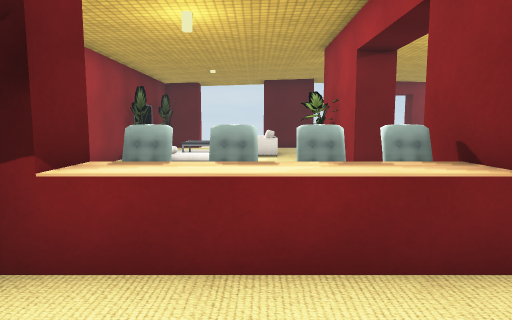
view 1 (above)

24 first-person views from a walk through a scene from a Unity 3-D project. The camera is 1.4 m above the floor, tilts 6° down and sees 75° across. Doors are open. The floor is counted in squares, 1 m on a side. Each view is taken from the middle of a square. On the plan, view 1 faces up. The plan holds only what a view shows up to about 15 squares ahead; the rest is blank. Some animated figures are left out. Some surface patterns are stand-ins.

view 2
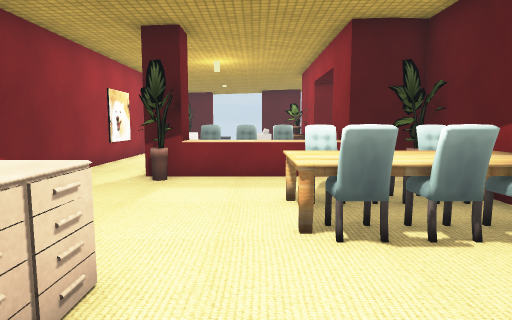

view 3
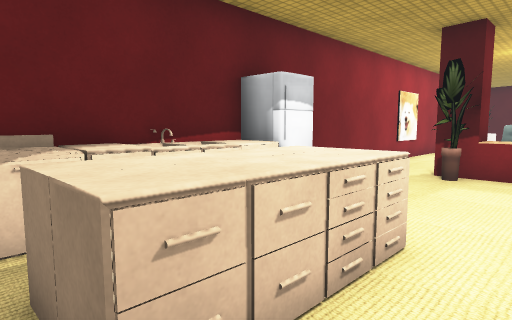

view 4
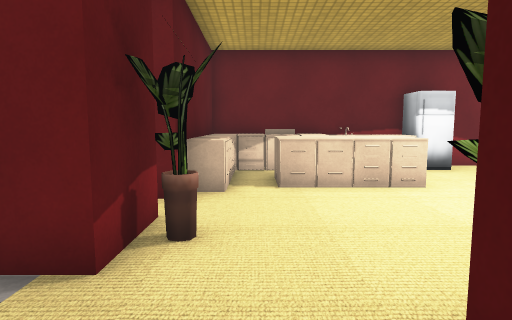

view 5
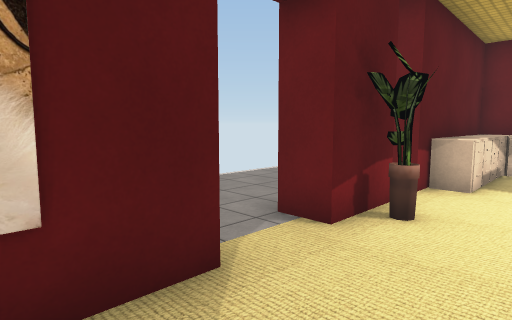

view 6
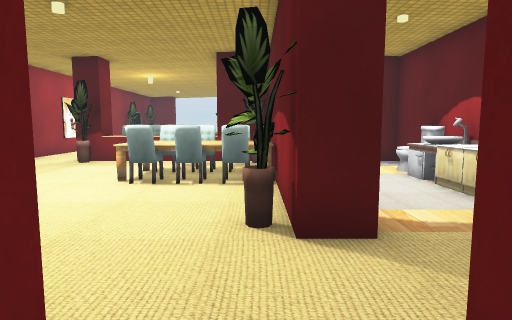

view 7
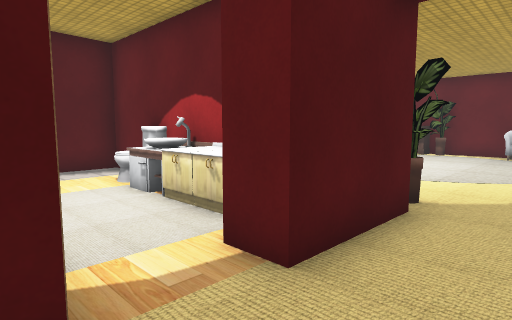

view 8
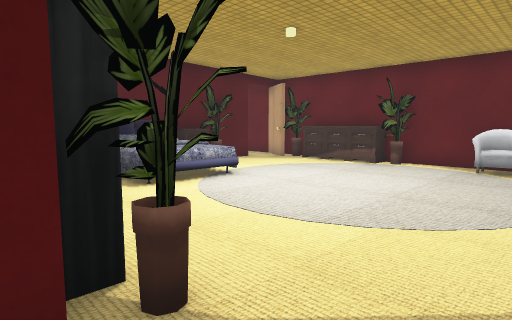

view 9
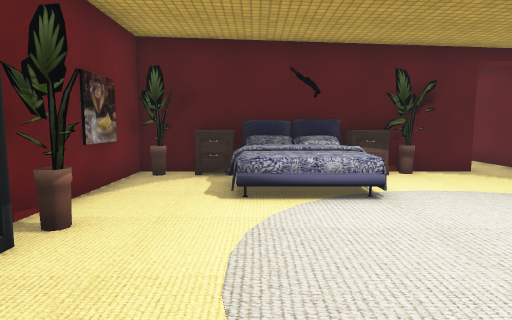

view 10
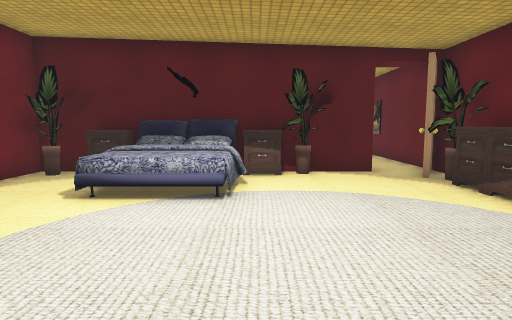

view 11
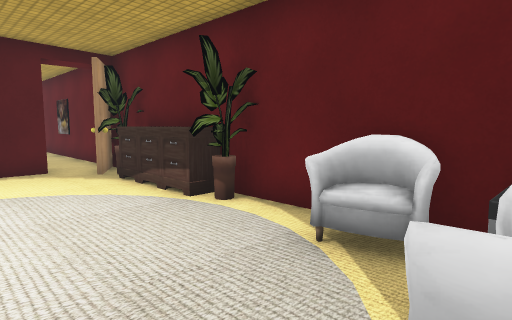

view 12
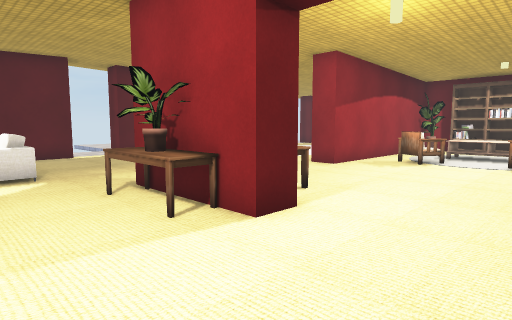

view 13
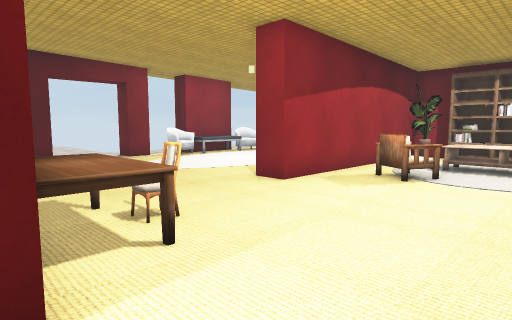

view 14
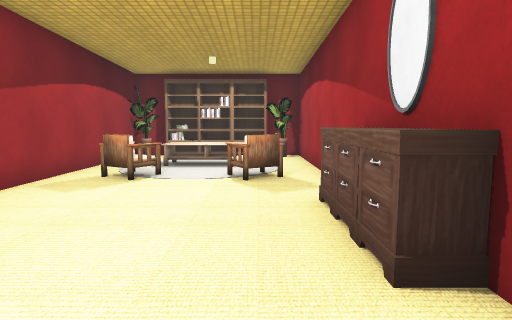

view 15
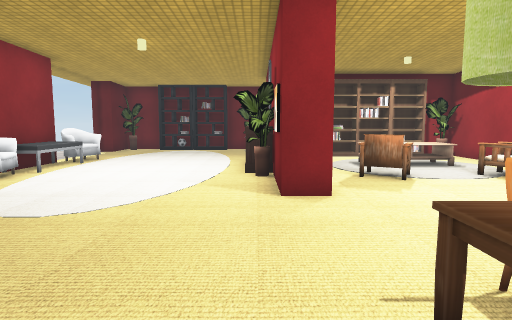

view 16
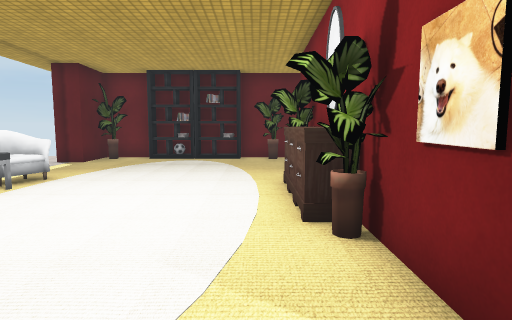

view 17
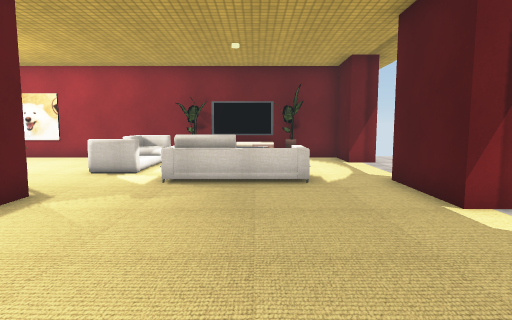

view 18
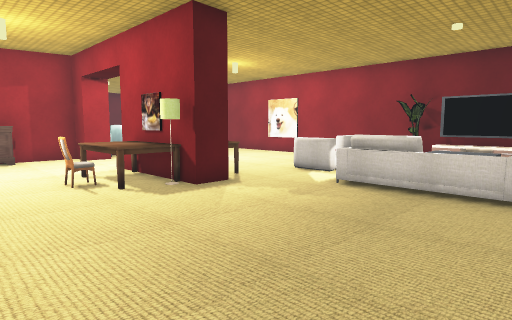

view 19
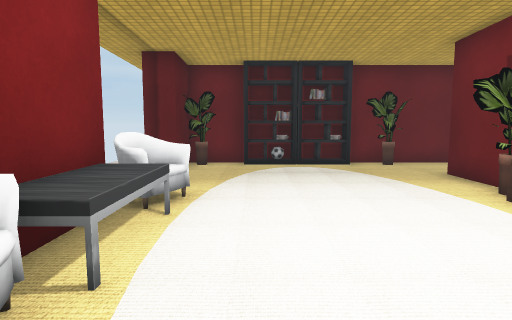

view 20
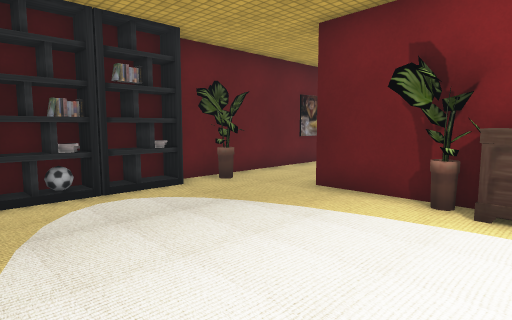

view 21
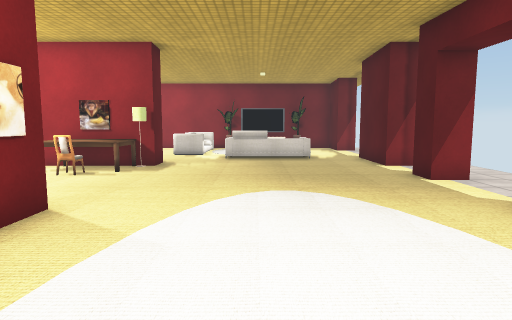

view 22
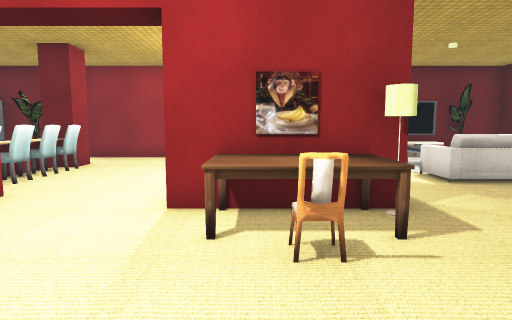

view 23
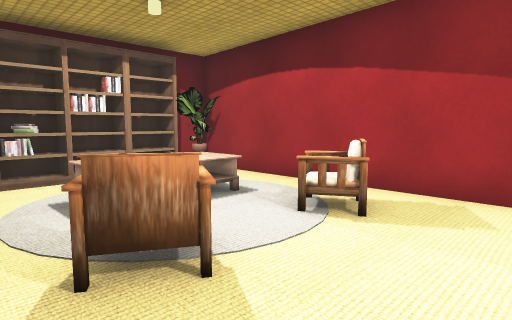

view 24
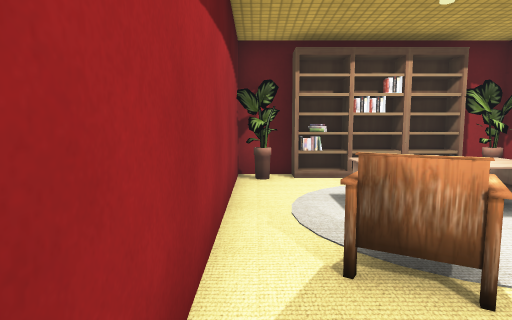

### Floor plan
Key: @ floor where view 1 was taken; # wall or solid block; . main floor; : floor 0.25 m higher than the main floor; + floor 0.5 m higher than the main floor; D open door; = window, fence, low wall or low ledge; ^ raised ledge; P plant; S sofa; T table; C chair; A painting; F fridge; I sink; B bed; K bookshelf; R carpet; E books; O other object.
Columns run from 6 left of view 1 to 23 right of it. Each row starts with its distance up from view 1.
 23            ..
 22  ..        ....            ..
 21 ###   #######DDD#  ####    ###
 20 #................CCTTTCC....O#
 19 #P....................C.....P#
 18 #P    SS....................K#
 17 #O TT +S....................E#
 16 #O TT  S....................K#
 15 #P   .SS....................K#
 14 #P  .........................#
 13 #   :S............OP^^PO....O#
 12 #    S..T##T....##########..P#
 11 #  .....P#ATC..........PO#...#
 10 #.......P#AT......CC....## ..#
  9 #.......T#TT.....CC TT..K#  A#
  8 #A................. TT  K#  A#
  7 #A................R TT  ##  .#
  6 #................CCR.T  K# ..#
  5 #...........^^^^..C....PO# ..#
  4 #..##CCCC################# ..#
  3 #..P#^^^^###  ##########O##.O#
  2 # .P.....PO#  ..#OP^BBB^P...P#
  1 # .....CCCC# ...#A..BBBB....P#
  0 #.....@CCCC# .OO#A..BBB.....^#
 -1 #FF....TTTT# .II#...BBB   ..^#
 -2 #FF....CCCC#..II#P...      .P#
 -3 #II^^......#..^^ P...      .O#
 -4 #II^^=.....#..^   ...       .#
 -5 #II^^=....P#..#  P...      ..#
 -6 #OO^^=....P#..###O....     CC#
 -7 #OO.....P............. .  ..C#
 -8 #^^^^^..O....AA..  ..   .CCTT
 -9 #########DDD##
-10         ...
-11        ...
-12       ...
-13       ...

Positions as (right, up) in squares from view 1, and headings:
1: (0, 0), facing up
2: (0, -6), facing up
3: (0, -7), facing up-left
4: (6, -7), facing left
5: (7, -6), facing down-left
6: (4, -10), facing up
7: (5, -8), facing up-right
8: (10, -8), facing up-right
9: (14, -7), facing up
10: (17, -7), facing up
11: (18, -8), facing up-right
12: (-1, 5), facing up-right
13: (3, 6), facing up-right
14: (3, 6), facing right
15: (3, 13), facing right
16: (8, 14), facing right
17: (9, 17), facing left
18: (8, 19), facing down-left
19: (10, 18), facing right
20: (15, 19), facing down-right
21: (15, 16), facing left
22: (9, 10), facing left
23: (9, 11), facing down-right
24: (9, 11), facing right
